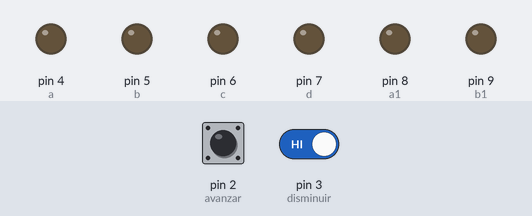
Bench run of a sketch on a simulated Arduino Uno, built with avr-gcc and run on an emulated ATmega328P. On the bench: output pins drawn as LEDs (lit = HIGH). Inputs (shaded band) come from the test bench; at power-on: pin 2 (avanzar) LOW, pin 3 (disminuir) HIGH.

Above: at 1.2 s.
1.3 s: pin 2 (avanzar) driven HIGH
At 2.3 s:
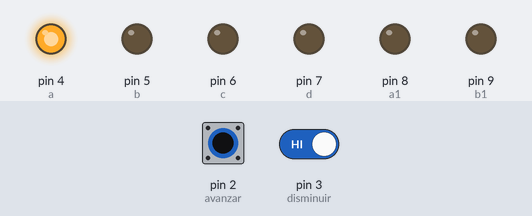
2.8 s: pin 3 (disminuir) driven LOW
At 3.4 s:
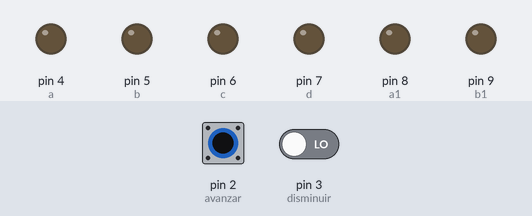
4.3 s: pin 2 (avanzar) pulsed LOW 5 times (0.12 s each, 0.3 s apart)
At 6.3 s:
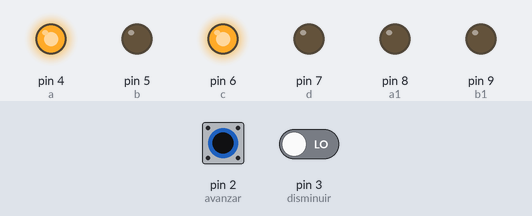
7.3 s: pin 2 (avanzar) pulsed LOW 2 times (0.12 s each, 0.3 s apart)
At 9.1 s:
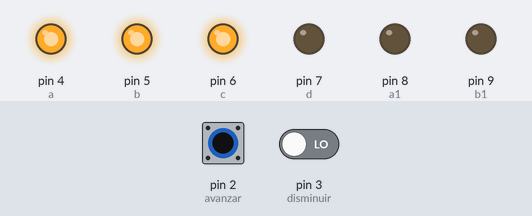
Timing chart, 0 to 10.4 s (numbered marks = the images above; inputs shaded):
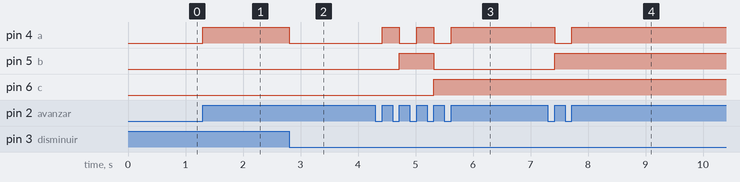

The sketch:

Practica_1_Contador_0_a_50.ino
```cpp
/*
 * Fundacion Kinal
 * Centro educativo tecnico laboral Kinal
 * Electronica
 * Grado: Quinto
 * Sección: A
 * Curso: Taller de electronica digital y reparación de computadoras I
 * Nombre: Cristian Estuardo Orellana Dieguez
 * Carnet: 2022030
*/
//Directivas de Preprocesador
#define avanzar 2
#define disminuir 3
#define d 7
#define c 6
#define b 5
#define a 4
#define a1 8
#define b1 9
#define c1 10
#define out(pin) pinMode(pin, OUTPUT)
#define in(pin) pinMode(pin, INPUT);
//Funciones ISR
void funcion_ISR_falling(void);
void funcion_ISR_rising(void);
//funciones
void pines();
void displayy(int dd,int cc, int bb,int aa);
void displayy2(int cc1, int bb1, int aa1);
//Variables
volatile static int unidades = 0;
volatile static int decenas = 0;

void setup() {
  pines();
  attachInterrupt(digitalPinToInterrupt(avanzar),funcion_ISR_rising,RISING);
  attachInterrupt(digitalPinToInterrupt(disminuir),funcion_ISR_falling,FALLING);
}

void loop() {
  if(unidades > 9){
    unidades = 0;
    decenas++;
    }
  if(unidades == -1){
    unidades = 9;
    decenas--;
    }
  if(decenas < 0){
    decenas = 5;
    unidades =0;
    }
  if(decenas == 5 && unidades > 0){
    decenas = 0;
    unidades = 0;
    }

switch (unidades){
  case 0:
 displayy(0, 0, 0, 0);
  break;

  case 1:
 displayy(0, 0, 0, 1);
  break;

  case 2:
 displayy(0, 0, 1, 0);
  break;

  case 3:
 displayy(0, 0, 1, 1);
  break;

  case 4:
 displayy(0, 1, 0, 0);
  break;

  case 5:
 displayy(0, 1, 0, 1);
  break;

  case 6:
 displayy(0, 1, 1, 0);
  break;

   case 7:
 displayy(0, 1, 1, 1);
  break;

  case 8:
 displayy(1, 0, 0, 0);
  break;

  case 9:
 displayy(1, 0, 0, 1);
  break;
  }

switch (decenas){
  case 0:
 displayy2(0,0, 0);
  break;

  case 1:
 displayy2(0, 0, 1);
  break;

  case 2:
 displayy2(0, 1, 0);
  break;

  case 3:
 displayy2(0, 1, 1);
  break;

  case 4:
 displayy2(1, 0, 0);
  break;

  case 5:
 displayy2(1, 0, 1);
  break;
 }
}

void pines(){
  out(a);
  out(b);
  out(c);
  out(d);
  out(a1);
  out(c1);
  out(b1);
  in(avanzar);  //pin 2 como entrada
  in(disminuir); //pin 3 como entrada
  }

void displayy(int dd,int cc, int bb,int aa){
digitalWrite(d, dd);
digitalWrite(c, cc); //funcion para encender los segmentos necesarios
digitalWrite(b, bb);
digitalWrite(a, aa);
 }

void displayy2(int cc1, int bb1, int aa1){
digitalWrite(c1, cc1); //funcion para encender los segmentos necesarios
digitalWrite(b1, bb1);
digitalWrite(a1, aa1);
 }

void funcion_ISR_rising(void){
  unidades++;
  }

void funcion_ISR_falling(void){
  unidades--;
  }
```

Measured:
- after the input at 1.3 s, pin 4 (a): LOW → HIGH at once
- after the input at 2.8 s, pin 4 (a): HIGH → LOW at once
- after the input at 4.3 s, pin 4 (a): alternates HIGH for 0.30 s and LOW for 0.30 s, 5 changes in all, then stays HIGH, starting after 0.12 s; pin 5 (b): LOW → HIGH after 0.42 s, → LOW 0.60 s later; pin 6 (c): LOW → HIGH after 1.0 s
- after the input at 7.3 s, pin 4 (a): HIGH → LOW after 0.12 s, → HIGH 0.30 s later; pin 5 (b): LOW → HIGH after 0.12 s
